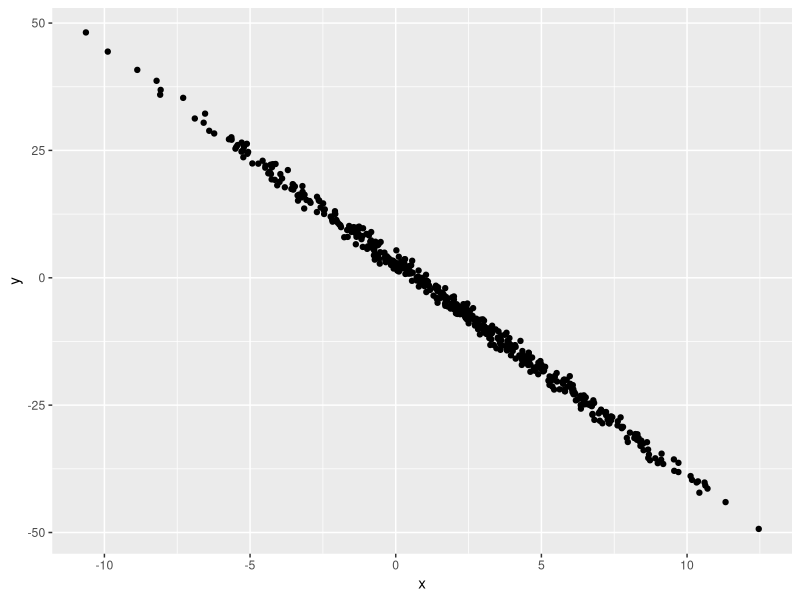

Generate this figure with R:
## ---- chunk 1
samp = rnorm(100)
length(samp)
## ---- chunk 2
#the code above gives the code chunk name
library(tidyverse)
plot_df = tibble(
  x = rnorm(500, mean = 2, sd = 4),
  y = 3 - 4.2*x + rnorm(500)
)

ggplot(plot_df,aes(x=x,y=y)) + geom_point()


